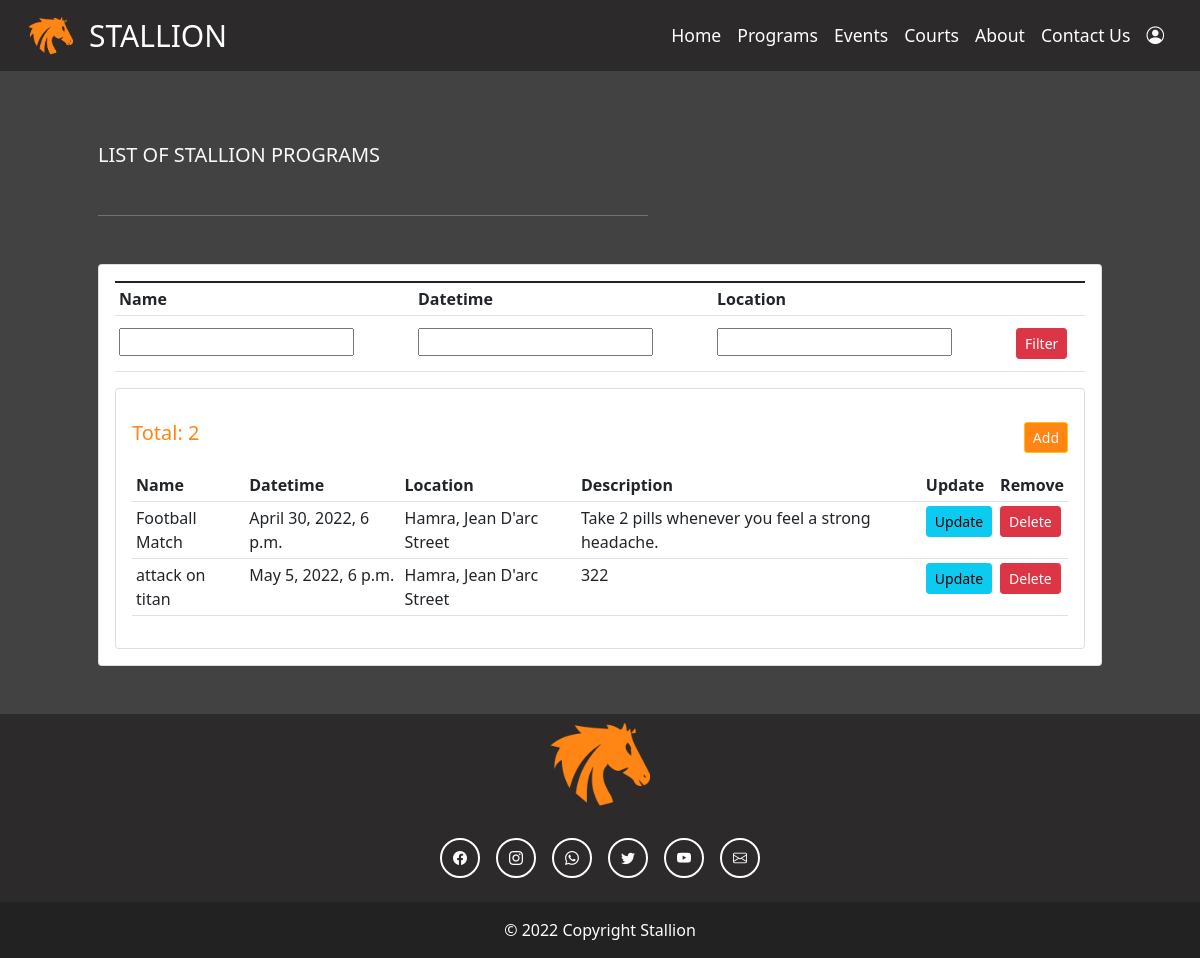
Page /events_admin/ (signed in) on the committed database.
### stallion_website/models.py (models this page shows, shortened)
class Event(models.Model):
    class Meta:
        unique_together = ('datetime', 'location')
    name = models.CharField(max_length=200)
    datetime = models.DateTimeField()
    location = models.CharField(max_length=200)
    description = models.CharField(max_length=300)

### stallion_website/views.py (the view)
# urls.py: path('events_admin/', views.events_admin, name='events_admin'),
def events_admin(request):
    events = Event.objects.all()
    form = FilterEventsForm(request.POST)
    return render(request, 'stallion_website/events-admin.html', {'events': events, 'form': form})

### stallion_website/forms.py
class FilterEventsForm(forms.Form):
    name = forms.CharField(required=False)
    datetime = forms.DateTimeField(required=False)
    location = forms.CharField(required=False)

### stallion_website/templates/stallion_website/events-admin.html (shortened to what this page needs)
{% load static %}
<!doctype html>
<html lang="en">
  <head>
    <link
    href="https://cdn.jsdelivr.net/npm/bootstrap@5.1.3/dist/css/bootstrap.min.css"
    rel="stylesheet"
    />
    <link
      rel="stylesheet"
      href="https://cdn.jsdelivr.net/npm/bootstrap-icons@1.5.0/font/bootstrap-icons.css"
    />
    <link
      rel="stylesheet"
      type="text/css"
      href="{% static '/css/adminAccount.css' %}"
    />
  </head>
    {% include 'stallion_website/navbar.html' %}
    <br>
    <div class="col-md-11 mx-auto">
        <h5 class="text-light m-5">LIST OF STALLION PROGRAMS</h5>
        <hr width="50%" class="me-auto m-5" style="color: white;">
        <div class="card card-body m-5">
            <table class="table table-sm p-4">
                <form method="POST" action="{% url 'filter_events' %}">
                <tr>
                    <th>Name</th>
                    <th>Datetime</th>
                    <th>Location</th>
                    <th></th>
                </tr>
                <td>
                    <div class="form-floating mt-2 mb-2">
                        {{form.name}}
                      </div>
                </td>
                <td>
                    <div class="form-floating mt-2 mb-2">
                        {{form.datetime}}
                    </div>
                </td>
                <td>
                    <div class="form-floating mt-2 mb-2">
                        {{form.location}}
                    </div>
                </td>
                <td>
                    <input class="btn btn-sm btn-danger mt-2 mb-2" type="submit" value="Filter"></input>
                </td>
            </form>
            </table>
        <div class="card card-body">
            <div class="d-flex align-items-center">
                <h5 class="pt-3 pb-3" style="color: var(--darkorange);">Total: {{events.count}}</h5>
                <a class="text-light btn btn-sm btn-warning  ms-auto" style="height:fit-content; background-color: var(--darkorange);" href="{% url 'add_events' %}">Add</a>
            </div>
            <table class="table table-sm">
                <tr>
                    <th>Name</th>
                    <th>Datetime</th>
                    <th>Location</th>
                    <th>Description</th>
                    <th>Update</th>
                    <th>Remove</th>
                </tr>
                {% for e in events %}
                <tr>
                    <td>{{e.name}}</td>
                    <td>{{e.datetime}}</td>
                    <td>{{e.location}}</td>
                    <td>{{e.description}}</td>
                    <td><a class="btn btn-sm btn-info" href="{% url 'update_events' e.name %}">Update</a></td>
                    <td><a class="btn btn-sm btn-danger" href="{% url 'delete_events' e.name %}">Delete</a></td>
                </tr>
                {% endfor %}
            </table>
        </div>
    </div>
    </div>
    {% include 'stallion_website/footer.html' %}
</html>

### static/css/adminAccount.css (style rules this page uses)
* { margin: 0; padding: 0; }
html, body { background: var(--darkgrey); }

### static/css/variables.css (style rules this page uses)
:root { --darkorange: #ff8614; --orange: #fda14b; --darkslategray: #2c2a2a; --darkgrey: #424242; --white: #e7e7e7; }

### rows in the picture
Event: name "Football Match", datetime "April 30, 2022, 6 p.m.", location "Hamra, Jean D'arc Street", description "Take 2 pills whenever you feel a strong headache."
Event: name "attack on titan", datetime "May 5, 2022, 6 p.m.", location "Hamra, Jean D'arc Street", description "322"

### other values in the picture
{{ events.count }} "2"
